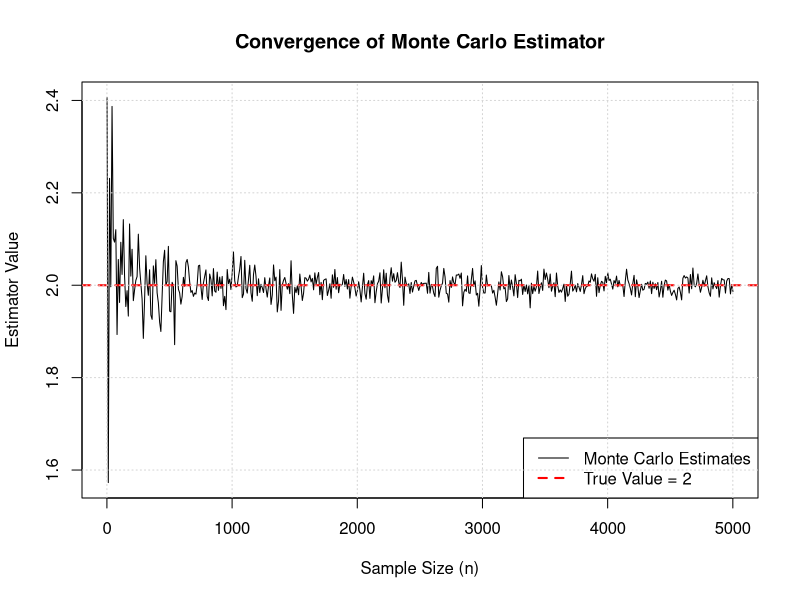
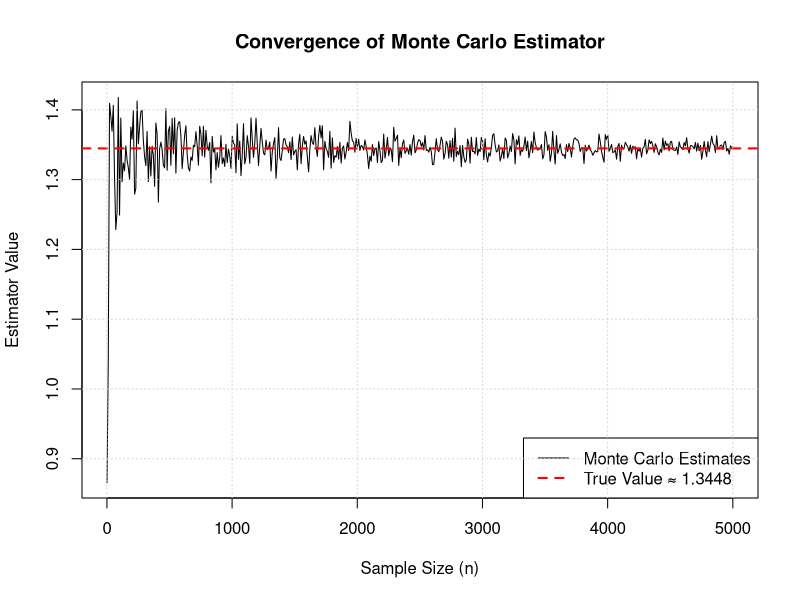
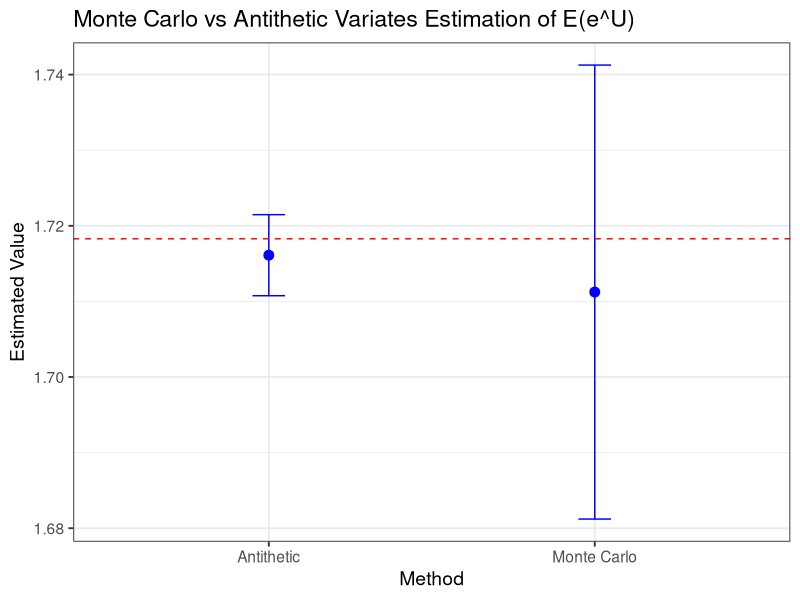
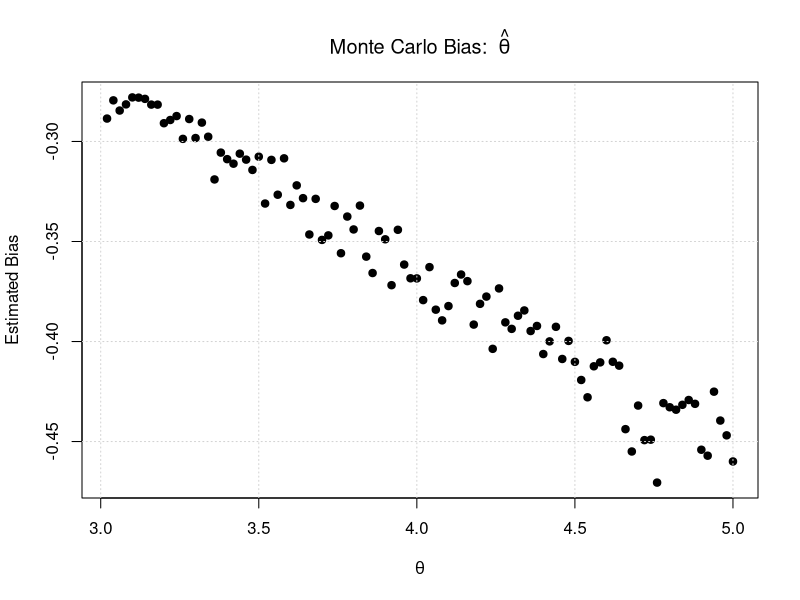
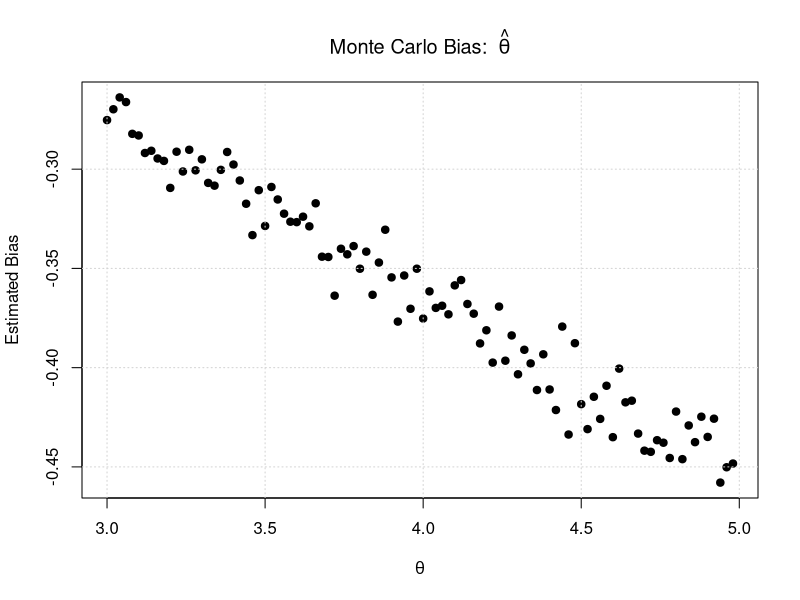
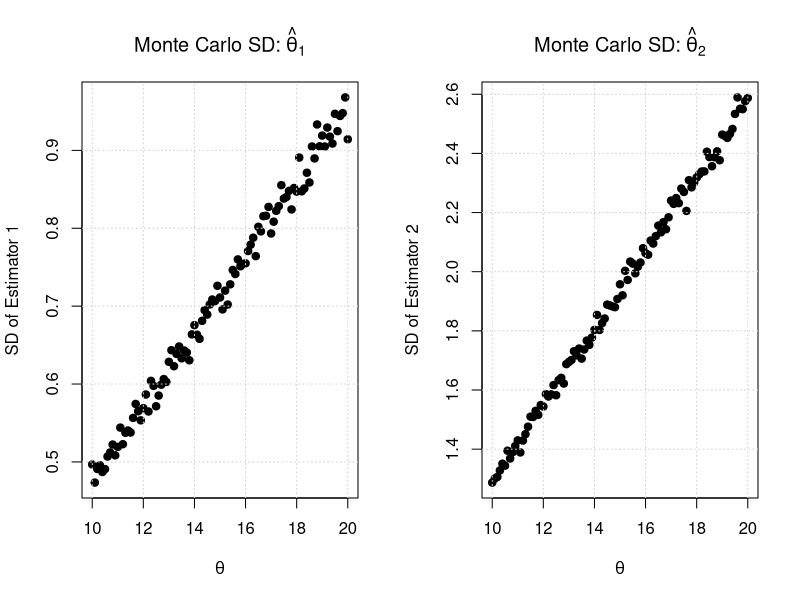

Recreate these plots in R, in order.
## ---- chunk 1
knitr::opts_chunk$set(echo = TRUE)
## ---- chunk 2
library(tidyverse)
library(ggplot2)
library(pracma)
## ---- chunk 3
# Algorithm 1 - Slide 9
n <- 1000
U <- runif(n, min = 0, max = 1)
Y <- sin(pi * U)
estimator <- pi * mean(Y)
print(estimator)
## ---- chunk 4
# true value of the integral
true_value <- 2
n_values <- seq(1, 5001, by = 10)
estimates <- numeric(length(n_values))

# compute Monte Carlo estimator for each n
for (i in seq_along(n_values)) {
  n <- n_values[i]
  U <- runif(n, min = 0, max = 1)
  Y <- sin(pi * U)
  estimates[i] <- pi * mean(Y)
}

# plot
plot(n_values, estimates, type = "l", col = "black", lwd = 1, 
     xlab = "Sample Size (n)", ylab = "Estimator Value",
     main = "Convergence of Monte Carlo Estimator")
abline(h = true_value, col = "red", lty = 2, lwd = 2)
legend("bottomright", legend = c("Monte Carlo Estimates", "True Value = 2"),
       col = c("black", "red"), lty = c(1,2), lwd = c(1,2))
grid()
## ---- chunk 5
# Algorithm 2 - Slide 10
n <- 1000
U <- runif(n, min = 0, max = 1)
V <- runif(n, min = 0, max = 1)
Y <- sqrt(U + V) * exp(U * V)
estimator <- mean(Y)
print(estimator)
## ---- chunk 6
# approximate true value using a very large n
n_true <- 2e6
U_true <- runif(n_true)
V_true <- runif(n_true)
Y_true <- sqrt(U_true + V_true) * exp(U_true * V_true)
true_value <- mean(Y_true)

# range of sample sizes
n_values <- seq(1, 5001, by = 10)
estimates <- numeric(length(n_values))

# compute Monte Carlo estimator for each n
for (i in seq_along(n_values)) {
  n <- n_values[i]
  U <- runif(n)
  V <- runif(n)
  Y <- sqrt(U + V) * exp(U * V)
  estimates[i] <- mean(Y)
}

# plot
plot(n_values, estimates, type = "l", col = "black", lwd = 1,
     xlab = "Sample Size (n)", ylab = "Estimator Value",
     main = "Convergence of Monte Carlo Estimator")
abline(h = true_value, col = "red", lty = 2, lwd = 2)
legend("bottomright", 
       legend = c("Monte Carlo Estimates", paste0("True Value ≈ ", round(true_value, 4))),
       col = c("black", "red"), lty = c(1,2), lwd = c(1,2))
grid()
## ---- chunk 7
set.seed(123)

n <- 1000
m <- n/2
true_value <- exp(1) - 1

# antithetic variates
ant_u <- runif(m)
ant_g <- (exp(ant_u) + exp(1 - ant_u)) / 2
ant_estimator <- mean(ant_g)
ant_ci <- c(
  ant_estimator - 1.96 * sd(ant_g) / sqrt(m),
  ant_estimator + 1.96 * sd(ant_g) / sqrt(m)
)

# monte carlo
mc_u <- runif(n)
mc_g <- exp(mc_u)
mc_estimator <- mean(mc_g)
mc_ci <- c(
  mc_estimator - 1.96 * sd(mc_g) / sqrt(n),
  mc_estimator + 1.96 * sd(mc_g) / sqrt(n)
)

df <- data.frame(
  Method = c("Monte Carlo", "Antithetic"),
  Estimate = c(mc_estimator, ant_estimator),
  Lower = c(mc_ci[1], ant_ci[1]),
  Upper = c(mc_ci[2], ant_ci[2])
)

# plot
ggplot(df, aes(x = Method, y = Estimate)) +
  geom_point(size = 3, color = "blue") +
  geom_errorbar(aes(ymin = Lower, ymax = Upper), width = 0.1, color = "blue") +
  geom_hline(yintercept = true_value, linetype = "dashed", color = "red") +
  labs(title = "Monte Carlo vs Antithetic Variates Estimation of E(e^U)", 
       y = "Estimated Value") +
  theme_bw(base_size = 14)
## ---- chunk 8
# basic Monte Carlo estimator
n <- 1000
U <-  runif(n)
G <-  exp(-U^4)
mc_estimator <- mean(G)
mc_ci <- c(
  mc_estimator - 1.96 * sd(G) / sqrt(n),
  mc_estimator + 1.96 * sd(G) / sqrt(n)
)

# importance sampling estimator
C <-  exp(1) / (exp(1) - 1)
U <-  runif(n)
Y <-  log(C / (C - U))
G1 <- 1/C * exp(Y - Y^4)
is_estimator <- mean(G1)
is_ci <- c(
  is_estimator - 1.96 * sd(G1) / sqrt(n),
  is_estimator + 1.96 * sd(G1) / sqrt(n)
)

# results
cat("Basic Monte Carlo Estimate:", mc_estimator, "\n95% CI:", mc_ci, "\n\n")
cat("Importance Sampling Estimate:", is_estimator, "\n95% CI:", is_ci, "\n")
## ---- chunk 9
# basic Monte Carlo estimator
n <- 1000
U <- runif(n)
G <- log(2*U^2+1)
mc_estimator <- mean(G)
mc_ci <- c(
  mc_estimator - 1.96 * sd(G) / sqrt(n),
  mc_estimator + 1.96 * sd(G) / sqrt(n)
)

G1 <- log(2*U^2+1) - U
cv_estimator <- mean(G1) + 0.5
cv_ci <- c(
  cv_estimator - 1.96 * sd(G1) / sqrt(n),
  cv_estimator + 1.96 * sd(G1) / sqrt(n)
)

# results
cat("Basic Monte Carlo Estimate:", mc_estimator, "\n95% CI:", mc_ci, "\n\n")
cat("Control Variates Estimate:", cv_estimator, "\n95% CI:", cv_ci, "\n")

## ---- chunk 10
n <- 1000
m <- 10
J <- 100
bias <- numeric(J)
theta <- numeric(J)

for (j in 1:J) {
  rational_p <- 3 + 2 * j / J
  theta[j] <- rational_p
  e <- numeric(n)
  
  for (i in 1:n) {
    u <- runif(m, 0, rational_p)
    e[i] <- max(u)
  }
  
  bias[j] <- mean(e) - rational_p
}

# plot
plot(theta, bias, col = "black", type='p', pch=19,
     xlab = expression(theta), ylab = "Estimated Bias")
title(main = expression("Monte Carlo Bias: " ~ hat(theta)))
grid()
## ---- chunk 11
# OR
n <- 1000
m <- 10
J <- 100
theta <- 3 + 2 * (0:(J - 1)) / 100
bias <- numeric(J)

for (j in 1:J) {
  t <- theta[j]
  U <- matrix(runif(n * m, 0, t), nrow = n, ncol = m)  # n x m matrix
  est <- apply(U, 1, max)                              # row-wise max
  bias[j] <- mean(est) - t
}

# plot
plot(theta, bias, col = "black", type='p', pch=19,
     xlab = expression(theta), ylab = "Estimated Bias")
title(main = expression("Monte Carlo Bias: " ~ hat(theta)))
grid()
## ---- chunk 12
theta <- c()
sd1 <- c()
sd2 <- c()
n <- 5000
m <- 20
J = 100

for (j in 1:(J+1)) {
  
  theta[j] <- 10 + (j - 1) / 10
  estim1 <- c()
  estim2 <- c()
  
  for (i in 1:n) {
    U <- runif(m, min = 0, max = theta[j])
    estim1[i] <- 21 * max(U) / 20
    estim2[i] <- 2 * mean(U)
  }
  
  sd1[j] <- sd(estim1)
  sd2[j] <- sd(estim2)
}

# Plots
par(mfrow = c(1, 2))

plot(theta, sd1, type = "p", col = "black", pch = 19,
     xlab = expression(theta), ylab = "SD of Estimator 1",
     main = expression("Monte Carlo SD:" ~ hat(theta)[1]))
grid()

plot(theta, sd2, type = "p", col = "black", pch = 19,
     xlab = expression(theta), ylab = "SD of Estimator 2",
     main = expression("Monte Carlo SD:" ~ hat(theta)[2]))
grid()

